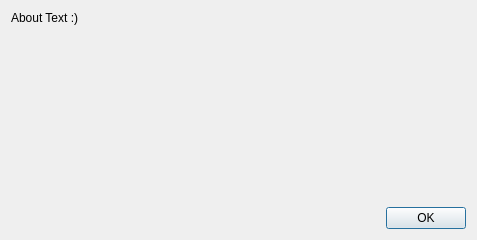
<?xml version="1.0" encoding="UTF-8"?>
<ui version="4.0">
 <class>AboutDialog</class>
 <widget class="QDialog" name="AboutDialog">
  <property name="geometry">
   <rect>
    <x>0</x>
    <y>0</y>
    <width>477</width>
    <height>240</height>
   </rect>
  </property>
  <property name="windowTitle">
   <string>Dialog</string>
  </property>
  <layout class="QVBoxLayout" name="verticalLayout" stretch="0,0,0">
   <item>
    <widget class="QLabel" name="label">
     <property name="text">
      <string>About Text :)</string>
     </property>
    </widget>
   </item>
   <item>
    <spacer name="verticalSpacer">
     <property name="orientation">
      <enum>Qt::Vertical</enum>
     </property>
     <property name="sizeHint" stdset="0">
      <size>
       <width>20</width>
       <height>40</height>
      </size>
     </property>
    </spacer>
   </item>
   <item>
    <layout class="QHBoxLayout" name="horizontalLayout" stretch="0,0">
     <item>
      <spacer name="horizontalSpacer">
       <property name="orientation">
        <enum>Qt::Horizontal</enum>
       </property>
       <property name="sizeHint" stdset="0">
        <size>
         <width>40</width>
         <height>20</height>
        </size>
       </property>
      </spacer>
     </item>
     <item>
      <widget class="QPushButton" name="ok_button">
       <property name="text">
        <string>OK</string>
       </property>
      </widget>
     </item>
    </layout>
   </item>
  </layout>
 </widget>
 <resources/>
 <connections/>
</ui>
